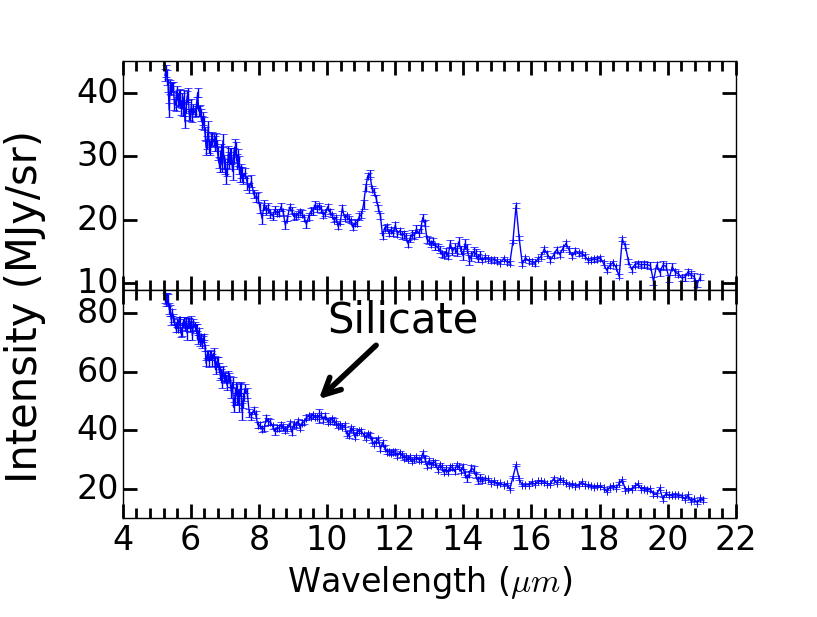

Recreate this plot in Python.
""" This code plots spectra extracted from the crntre of the nucleus and the north region of M31
in two panels.
You should have .tbl files obtained from CUBISM for both regions to run this code."""

import numpy as np                     # Allows Numpy functions to be called directly
import matplotlib.pyplot as plt         # Graphing routines
import sys
import scipy 
from matplotlib.ticker import AutoMinorLocator, MultipleLocator
import matplotlib


def getspectrum(sl1,sl2,ll2):
    # Read spectra from 3 modules and stitch them.
    # Returns the final stitched spectra

    W_SL2,F_SL2,SL2_unc  = sl2[:,0] , sl2[:,1],sl2[:,2]
    W_SL1,F_SL1,SL1_unc  = sl1[:,0] , sl1[:,1], sl1[:,2]
    W_LL2,F_LL2,LL2_unc  = ll2[:,0] , ll2[:,1], ll2[:,2]
    
    Y = []
    X = []
    Yerr = []


    # The below For loops cut the spectra at specific wavelengths and merge them into a
    # one array. Cutting points were determined by observing the unstitched spectrum.
    # It adds wavelengths in to X, Flux into Y and uncertainty into Yerr.
    # Note : We ignored SL3 spectrum

    for (i,aval) in enumerate(W_SL2):
        if aval < 7.57 :
            Y.append(F_SL2[i])
            X.append(aval)
            Yerr.append(SL2_unc[i])
      
    for (i,aval) in enumerate(W_SL1):
        if (aval > 7.57) & (aval < 14.50):
            Y.append(F_SL1[i])
            X.append(aval)
            Yerr.append(SL1_unc[i])

    for (i,aval) in enumerate(W_LL2):
        if aval > 14.50 :
            Y.append(F_LL2[i])
            X.append(aval)
            Yerr.append(LL2_unc[i])

    return X,Y,Yerr



def plotting(X,Y,Yerr,panel,axes):

    # Plot spectra into panels.

    axes[panel].errorbar(X,Y,Yerr,0,'-')
    axes[panel].tick_params(axis='both', which='major', labelsize=24)
    axes[panel].tick_params(axis='both', which='minor', labelsize=24)

def doplot():
    matplotlib.rcdefaults()
    fig,axes = plt.subplots(2,1,sharex=True)
    minorLocator = AutoMinorLocator(5)
    for ax in axes:
        ax.xaxis.set_minor_locator(minorLocator)
        ax.tick_params(which='both', width=2)
        ax.tick_params(which='major', length=10)
        ax.tick_params(which='minor', length=7, color='k')
        ax.tick_params(which='both',labelsize=24)
        ax.tick_params(axis='both', which='major', labelsize=24)
        ax.tick_params(axis='both', which='minor', labelsize=24)
    fig.text(0.03, 0.5, 'Intensity (MJy/sr)', ha='center', va='center', rotation='vertical',fontsize=30)
    
    # Reading .tbl files got from CUBISM 
    sl2 = np.loadtxt("m31nuc_sl2_nucCentre.tbl", skiprows = 15 )
    sl1 = np.loadtxt("m31nuc_sl1_nucCentre.tbl", skiprows = 15 )
    ll2 = np.loadtxt("m31nuc_ll2_nucCentre.tbl", skiprows = 15 )
    Wavelength,Flux,FluxUnc = getspectrum(sl1,sl2,ll2)
    
    plotting(Wavelength,Flux,FluxUnc,1,axes)
    axes[1].set_xlabel("Wavelength ($\mu m$)",fontsize=24)
    axes[1].annotate('Silicate', xy=(9.7, 50),  xycoords='data',xytext=None,size=30, textcoords='offset points',arrowprops=dict(arrowstyle="->", linewidth = 4))
    axes[1].set_ylim(10,88)
    axes[1].yaxis.set_major_locator(MultipleLocator(20))    

#    sl2 = np.loadtxt("m31nuc_sl2_nucUP.tbl", skiprows = 15 )
#    sl1 = np.loadtxt("m31nuc_sl1_nucUP.tbl", skiprows = 15 )
#    ll2 = np.loadtxt("m31nuc_ll2_nucUP.tbl", skiprows = 15 )
    
    Wavelength,Flux,FluxUnc = np.loadtxt('m31nuc_nucUP_correct.dat',usecols=(0,1,2),unpack=True)
    
    plotting(Wavelength,Flux,FluxUnc,0,axes)
    axes[0].set_ylim(9,45)
    axes[0].yaxis.set_major_locator(MultipleLocator(10))

    fig.subplots_adjust(left=0.15, bottom=0.16, hspace=0.0)
    plt.show()
    return
